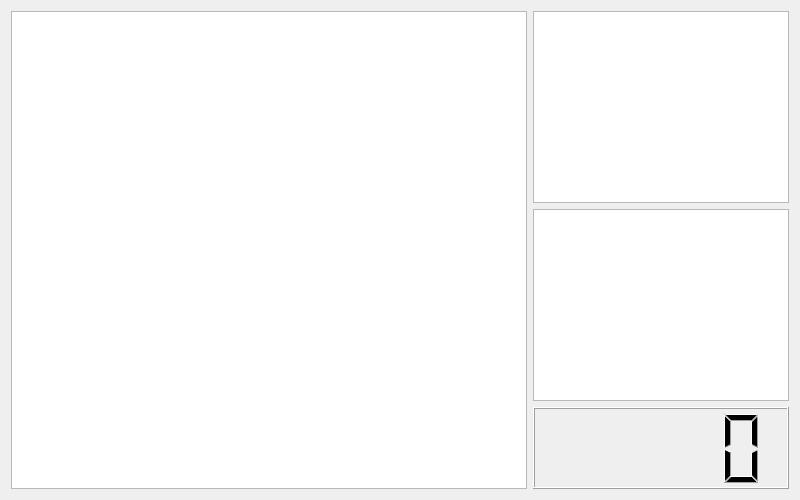
<?xml version="1.0" encoding="UTF-8"?>
<ui version="4.0">
 <class>HPGameDisplay</class>
 <widget class="QWidget" name="HPGameDisplay">
  <property name="geometry">
   <rect>
    <x>0</x>
    <y>0</y>
    <width>800</width>
    <height>500</height>
   </rect>
  </property>
  <property name="windowTitle">
   <string>Form</string>
  </property>
  <layout class="QGridLayout" name="gridLayout">
   <item row="1" column="0">
    <layout class="QGridLayout" name="viewsGrid">
     <item row="1" column="1">
      <widget class="QGraphicsView" name="mashupView">
       <property name="sizePolicy">
        <sizepolicy hsizetype="Preferred" vsizetype="Preferred">
         <horstretch>0</horstretch>
         <verstretch>0</verstretch>
        </sizepolicy>
       </property>
      </widget>
     </item>
     <item row="0" column="1">
      <widget class="QGraphicsView" name="patternView">
       <property name="sizePolicy">
        <sizepolicy hsizetype="Preferred" vsizetype="Preferred">
         <horstretch>0</horstretch>
         <verstretch>0</verstretch>
        </sizepolicy>
       </property>
      </widget>
     </item>
     <item row="2" column="1">
      <widget class="QLCDNumber" name="lcdTimer"/>
     </item>
     <item row="0" column="0" rowspan="3">
      <widget class="QGraphicsView" name="mainView"/>
     </item>
    </layout>
   </item>
  </layout>
 </widget>
 <resources/>
 <connections/>
</ui>
